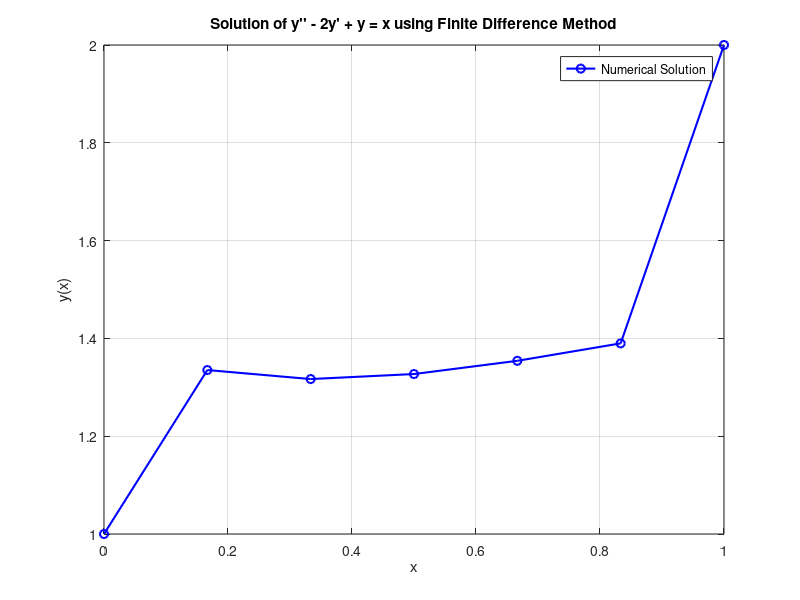

The MATLAB source for this figure:
clc; clear; close all;

% Define the number of internal nodes
N = input('Enter the number of internal nodes (N): ');

% Define the domain [0,1] and step size
a = 0; b = 1;
h = (b - a) / (N + 1);  % Step size
x = linspace(a, b, N+2); % Including boundary points

% Define boundary conditions
y0 = 1; % y(0) = 1
yN = 2; % y(1) = 2

% Construct the finite difference matrix and right-hand side vector
A = zeros(N, N);
b = zeros(N, 1);

for i = 1:N
    xi = x(i+1);
    
    % Define coefficients based on central difference approximation
    A(i, i) = 2 + h^2;  % Central coefficient
    if i > 1
        A(i, i-1) = -1 + h; % Left coefficient
    end
    if i < N
        A(i, i+1) = -1 - h; % Right coefficient
    end
    
    % Right-hand side
    b(i) = h^2 * xi;
end

% Adjust for boundary conditions
b(1) = b(1) + (1 + h) * y0;
b(N) = b(N) + (1 - h) * yN;

% Display the finite difference matrix A and right-hand side vector b
disp('Finite Difference Matrix A:');
disp(A);

disp('Right-hand side vector b:');
disp(b);

% Solve the system of linear equations
y_internal = A \ b;

% Append boundary values
y = [y0; y_internal; yN];

% Display the numerical solution at all points
disp('Numerical solution at all points (x, y):');
for i = 1:length(x)
    fprintf('x = %.2f, y = %.4f\n', x(i), y(i));
end

% Plot the numerical solution
plot(x, y, 'bo-', 'LineWidth', 1.5);
xlabel('x');
ylabel('y(x)');
title('Solution of y'''' - 2y'' + y = x using Finite Difference Method');
grid on;
legend('Numerical Solution');
